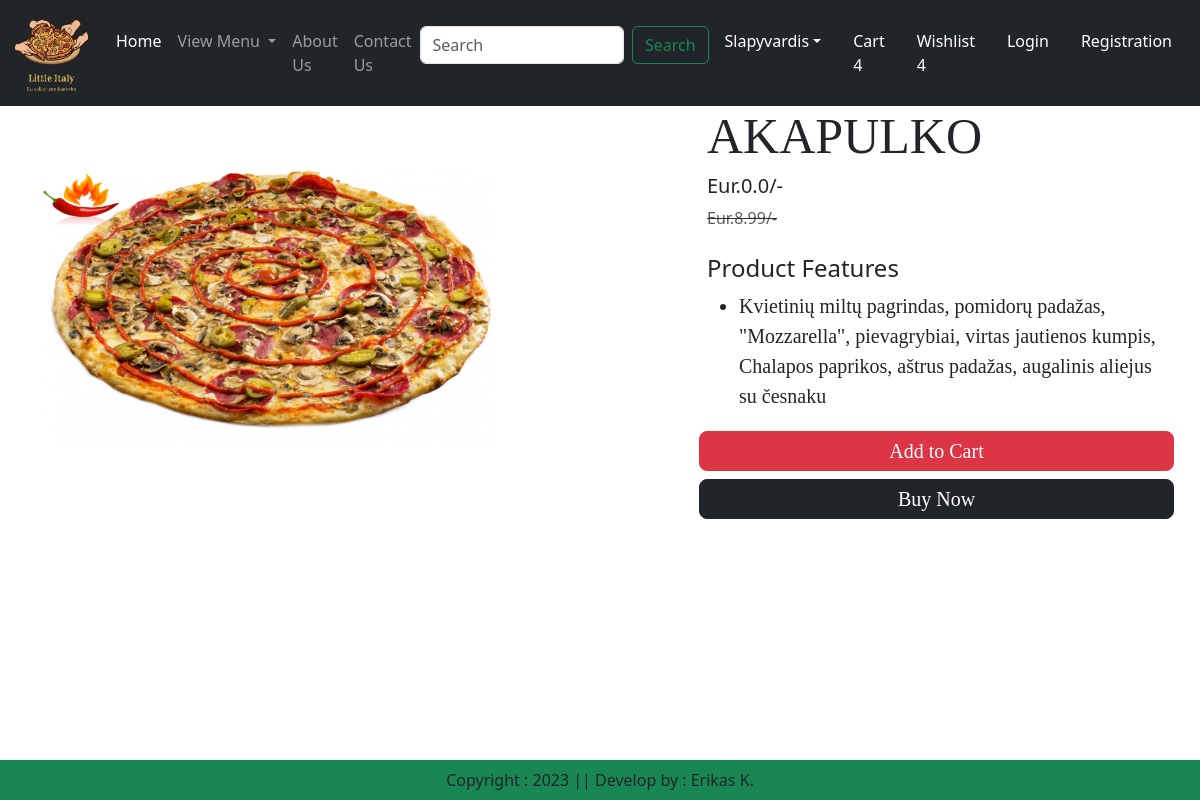
Before: /product-detail/2 with the older database file.
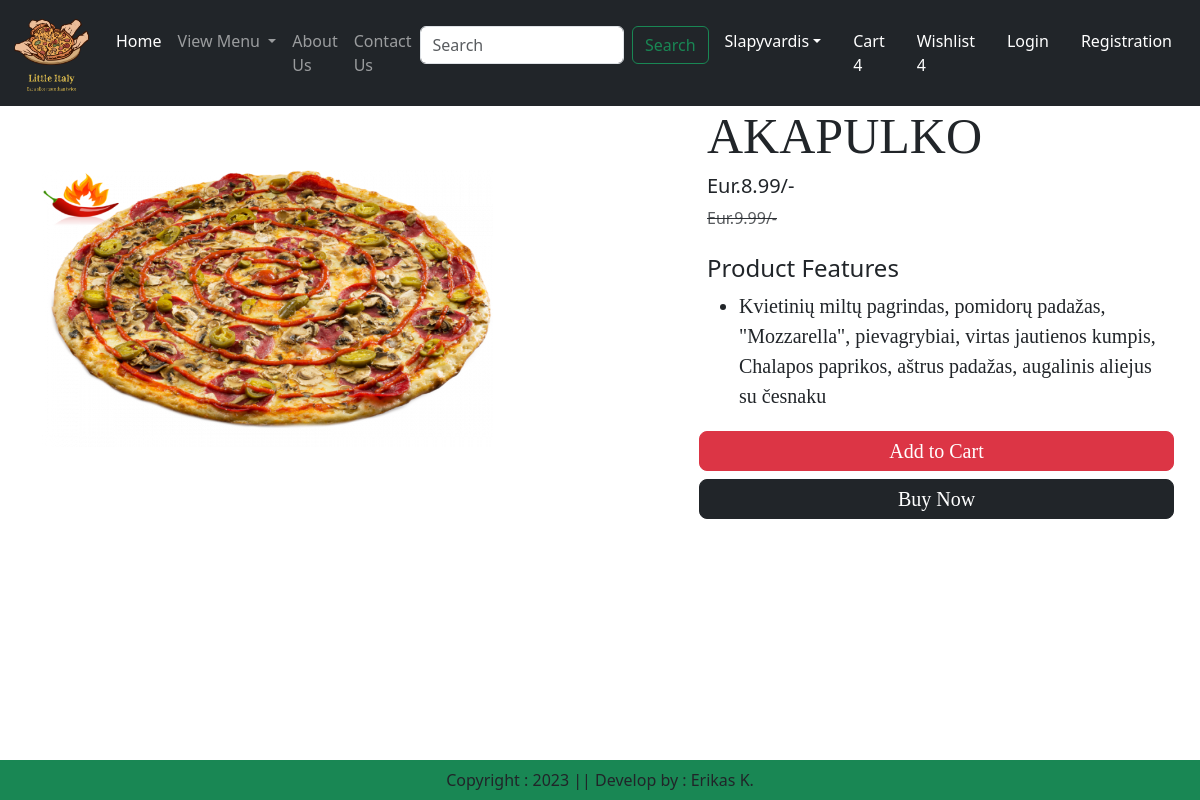
After: the same page with the newer database file.
### app/models.py (models this page shows, shortened)
class Product(models.Model):
    title = models.CharField(max_length=100)
    selling_price = models.FloatField()
    discounted_price = models.FloatField(null=True)
    description = models.TextField()
    composition = models.TextField(default='')
    category = models.CharField(choices=CATEGORY_CHOICES, max_length=2)
    product_image = models.ImageField(upload_to='product')

### app/views.py (the view)
# urls.py: path("product-detail/<int:pk>", views.ProductDetail.as_view(), name="product-detail"),
class ProductDetail(View):
    def get(self, request, pk):
        product = Product.objects.get(pk=pk)
        return render(request, "app/product_detail.html", locals())

### app/templates/app/product_detail.html (shortened to what this page needs)
{% extends "app/base.html" %}
{% load static %}
{% block main-content %}
<div class="container">
    <div class="row flex justify-content-between">
        <div class="img2 col-lg-5 mt-5">
            <img src="{{product.product_image.url}}" class="image col-xs-6 col-sm-12 col-lg-12 mt-3 text-sm-center
            w-100 h-75" alt="">
        </div>
        <div class="product_detail col-lg-5">
            <h1 style="font-family: Georgia; font-size: 50px;">{{product.title}}</h1>
            <h5>Eur.{{product.discounted_price}}/-</h5>
            <small class="text-decoration-line-through text-muted fs-6"><del>Eur.{{product.selling_price}}/-</del></small>
            <br><br><h4>Product Features</h4>
            <ul class="fs-5" style="font-family: Rajdhani;">
                <li>{{product.description}}</li>
            </ul>
            <div class="buttons row flex" style="font-family: Rajdhani;">
                <button type="submit" class="d-grid gap-2 btn btn-danger p-1 m-1 btn-lg text-decoration-none
                text-white">Add to Cart</button>
                <div class="btn btn-dark p-1 m-1 btn-lg"><a href="#" class="text-decoration-none
                text-white">Buy Now</a>
                </div>
            </div>
        </div>
    </div>
</div>
{% endblock main-content %}

Changed rows visible on the page:
changed Product "AKAPULKO": discounted_price "0.0" → "8.99"; selling_price "8.99" → "9.99"
